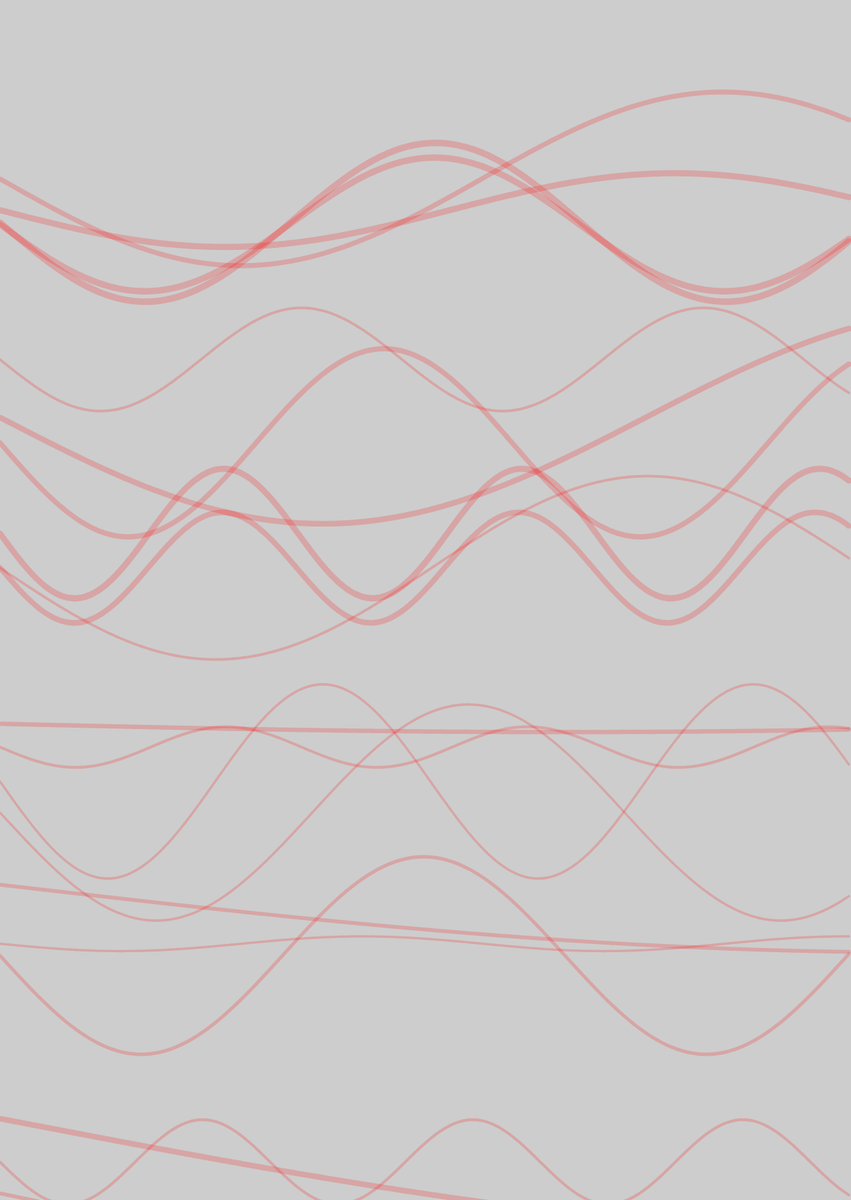
Frame 1 (no input)
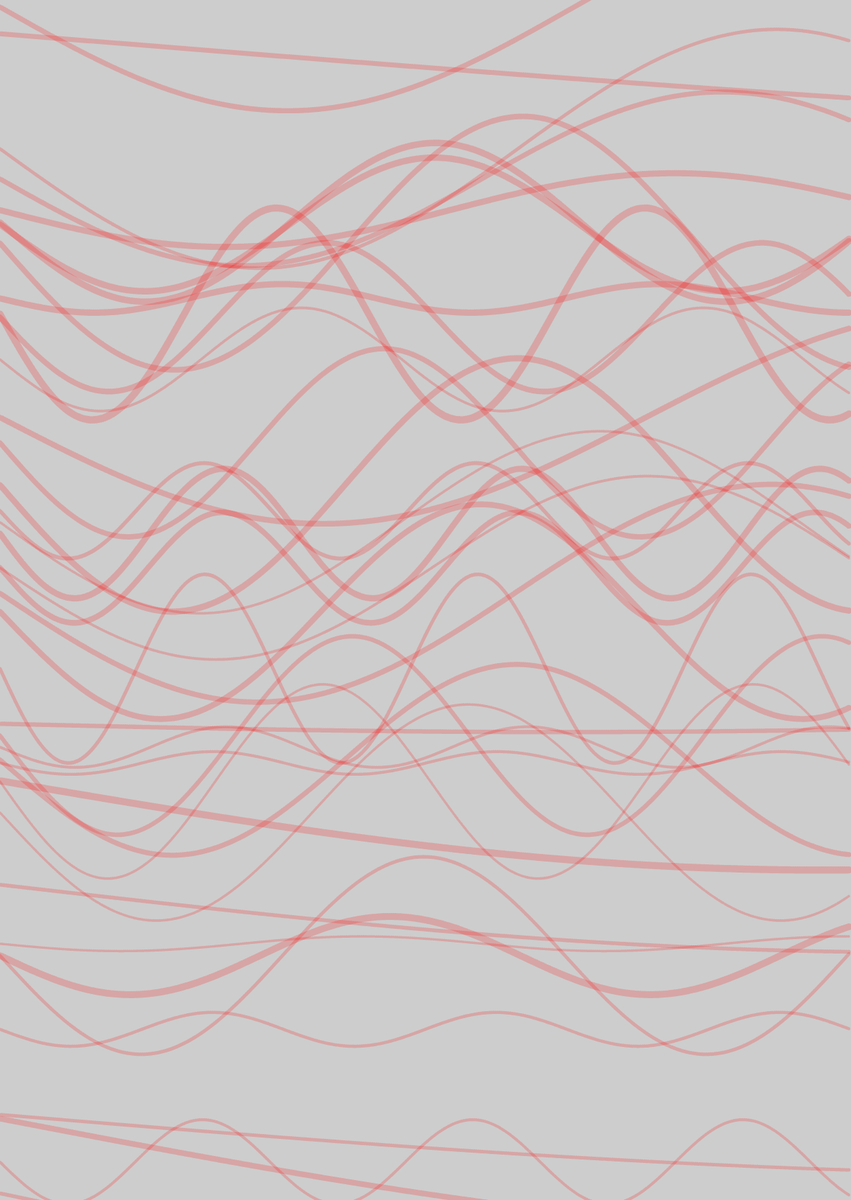
Frame 2 (the mouse pressed at the canvas centre, redrawn once)

The p5.js sketch that drew these frames (run headless with seeded random() and noise() and a simulated clock; the mouse was pressed at the canvas centre and the sketch redrawn once):

// p5.js sketch
// ── sketch.js
// CA_01_02
// Edel Prior
// N00153748
// Brief = Create a book cover with p5 for a book about Generative Design and Color Theory
// Original idea = working with Sine Waves and Color to create an interesting and relevant cover
// Hard coding out values
// trying to get randomly generated sin wave with hardcoded values
// introducing framerate for animation

function setup() {
  createCanvas(1240, 1748);
  noFill();
  background(205);
  //noLoop()
  // frameRate(0.5);
}

function draw() {
  //  makeRibbons();
  //  makeSineWave();
  makeRandoms();
}

function makeRibbons() {
  stroke(255, 0, 0);
  var startY = height / 2;
  startY += 1;
  var frequency = 0.03; // slightest change to 0.04
  var offset = 205;

  beginShape();
  vertex(0, startY);
  for (var x = 11; x < windowWidth; x++) {
    var sinoffset = sin(frequency * x);
    var sinX = x * (width / 600);
    var sinY = startY + sinoffset * offset;
    sinX += 1;
    bezierVertex(sinX, sinY, sinX, sinY - 1, sinX, sinY);
  }
  endShape();
}

function makeSineWave() {
  stroke(255, 0, 0, 90);
  strokeWeight(10);
  var startY = 250;

  for (var i = 0; i < 1; i++) {
    var amount = 500;
    var frequency = 0.04;
    var offset = 23;
  }

  beginShape();
  vertex(0, startY);
  for (var c = 1; c < amount; c++) {
    var sinoffset = sin(frequency * c);
    var sinX = c * (width / amount);
    var sinY = startY + sinoffset * offset;

    bezierVertex(sinX, sinY, sinX, sinY - 1, sinX, sinY);
  }
  endShape();
  noStroke();
  noLoop();
}

function makeRandoms() {
  for (var i = 0; i < 20; i++) {
    var strokeW = random(7) + 3;

    var amount = 400;
    var frequency = random(0.75) / 15;
    var offset = random(200) + 5;

    strokeWeight(strokeW);
    stroke(255, 0, 0, 50);
    var startY = random(5, 1748);
    beginShape();
    vertex(0, startY);
    for (var c = 1; c < amount; c++) {
      var sinoffset = sin(frequency * c);
      var sinX = c * (width / amount);
      var sinY = startY + sinoffset * offset;
      bezierVertex(sinX, sinY, sinX, sinY - 1, sinX, sinY);
    }
    endShape();
    noLoop();
  }
}

// ── sketch02.js
// CA Step One
// Hard coding out values

function setup() {
  createCanvas(windowWidth, windowHeight);
  noFill();
  background(215);
  noLoop();
}



function draw() {
  makeRibbons();
}

function makeRibbons() {
    stroke(255,0,0);
    var startY = height / 2;

  for (var i = 0; i < 105; i++) {
       var amount = 500;
       var frequency = 0.03 // slightest change to 0.04
       var offset = 205;
  }

  beginShape();
       vertex(0, startY);
          for (var c = 1; c < amount; c++) {
               var sinoffset = sin(frequency * c);
               var sinX = c * (width / amount);
               var sinY = startY + sinoffset * offset;

               bezierVertex(sinX, sinY, sinX, sinY - 1, sinX, sinY);
    }
  endShape();
  }
